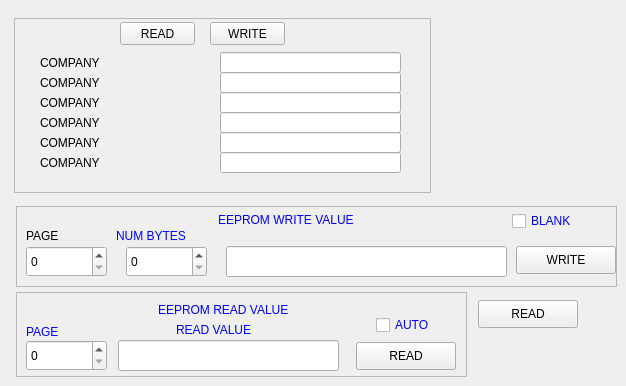
    <widget class="QWidget" name="EEPROM">
     <attribute name="title">
      <string>EEPROM</string>
     </attribute>
     <widget class="QFrame" name="FRAME_eeprom_data">
      <property name="geometry">
       <rect>
        <x>14</x>
        <y>18</y>
        <width>417</width>
        <height>175</height>
       </rect>
      </property>
      <property name="frameShape">
       <enum>QFrame::StyledPanel</enum>
      </property>
      <property name="frameShadow">
       <enum>QFrame::Raised</enum>
      </property>
      <widget class="QLabel" name="LBL_eeprom_1">
       <property name="geometry">
        <rect>
         <x>26</x>
         <y>54</y>
         <width>173</width>
         <height>21</height>
        </rect>
       </property>
       <property name="text">
        <string>COMPANY</string>
       </property>
      </widget>
      <widget class="QLineEdit" name="LINE_eeprom_2">
       <property name="geometry">
        <rect>
         <x>206</x>
         <y>74</y>
         <width>181</width>
         <height>21</height>
        </rect>
       </property>
       <property name="maxLength">
        <number>32</number>
       </property>
      </widget>
      <widget class="QPushButton" name="PB_read_all_from_eeprom">
       <property name="geometry">
        <rect>
         <x>106</x>
         <y>4</y>
         <width>75</width>
         <height>23</height>
        </rect>
       </property>
       <property name="text">
        <string>READ</string>
       </property>
      </widget>
      <widget class="QLabel" name="LBL_eeprom_2">
       <property name="geometry">
        <rect>
         <x>26</x>
         <y>74</y>
         <width>175</width>
         <height>21</height>
        </rect>
       </property>
       <property name="text">
        <string>COMPANY</string>
       </property>
      </widget>
      <widget class="QLineEdit" name="LINE_eeprom_7">
       <property name="geometry">
        <rect>
         <x>206</x>
         <y>114</y>
         <width>181</width>
         <height>21</height>
        </rect>
       </property>
       <property name="maxLength">
        <number>32</number>
       </property>
      </widget>
      <widget class="QLineEdit" name="LINE_eeprom_1">
       <property name="geometry">
        <rect>
         <x>206</x>
         <y>54</y>
         <width>181</width>
         <height>21</height>
        </rect>
       </property>
       <property name="maxLength">
        <number>32</number>
       </property>
      </widget>
      <widget class="QLabel" name="LBL_eeprom_6">
       <property name="geometry">
        <rect>
         <x>26</x>
         <y>134</y>
         <width>167</width>
         <height>21</height>
        </rect>
       </property>
       <property name="text">
        <string>COMPANY</string>
       </property>
      </widget>
      <widget class="QLabel" name="LBL_eeprom_0">
       <property name="geometry">
        <rect>
         <x>26</x>
         <y>34</y>
         <width>173</width>
         <height>21</height>
        </rect>
       </property>
       <property name="text">
        <string>COMPANY</string>
       </property>
      </widget>
      <widget class="QLineEdit" name="LINE_eeprom_6">
       <property name="geometry">
        <rect>
         <x>206</x>
         <y>134</y>
         <width>181</width>
         <height>21</height>
        </rect>
       </property>
       <property name="maxLength">
        <number>32</number>
       </property>
      </widget>
      <widget class="QLabel" name="LBL_eeprom_8">
       <property name="geometry">
        <rect>
         <x>26</x>
         <y>114</y>
         <width>165</width>
         <height>21</height>
        </rect>
       </property>
       <property name="text">
        <string>COMPANY</string>
       </property>
      </widget>
      <widget class="QLineEdit" name="LINE_eeprom_0">
       <property name="geometry">
        <rect>
         <x>206</x>
         <y>34</y>
         <width>181</width>
         <height>21</height>
        </rect>
       </property>
       <property name="maxLength">
        <number>32</number>
       </property>
      </widget>
      <widget class="QLabel" name="LBL_eeprom_7">
       <property name="geometry">
        <rect>
         <x>26</x>
         <y>94</y>
         <width>173</width>
         <height>21</height>
        </rect>
       </property>
       <property name="text">
        <string>COMPANY</string>
       </property>
      </widget>
      <widget class="QPushButton" name="PB_write_all_to_eeprom">
       <property name="geometry">
        <rect>
         <x>196</x>
         <y>4</y>
         <width>75</width>
         <height>23</height>
        </rect>
       </property>
       <property name="text">
        <string>WRITE</string>
       </property>
      </widget>
      <widget class="QLineEdit" name="LINE_eeprom_8">
       <property name="geometry">
        <rect>
         <x>206</x>
         <y>94</y>
         <width>181</width>
         <height>21</height>
        </rect>
       </property>
       <property name="maxLength">
        <number>32</number>
       </property>
      </widget>
     </widget>
     <widget class="QFrame" name="FRAME_eeprom_write">
      <property name="geometry">
       <rect>
        <x>16</x>
        <y>206</y>
        <width>601</width>
        <height>81</height>
       </rect>
      </property>
      <property name="frameShape">
       <enum>QFrame::StyledPanel</enum>
      </property>
      <property name="frameShadow">
       <enum>QFrame::Raised</enum>
      </property>
      <widget class="QSpinBox" name="SPIN_eeprom_write_address">
       <property name="geometry">
        <rect>
         <x>10</x>
         <y>40</y>
         <width>81</width>
         <height>31</height>
        </rect>
       </property>
       <property name="readOnly">
        <bool>false</bool>
       </property>
       <property name="maximum">
        <number>4096</number>
       </property>
      </widget>
      <widget class="QLabel" name="LBL_write_page">
       <property name="geometry">
        <rect>
         <x>10</x>
         <y>20</y>
         <width>81</width>
         <height>20</height>
        </rect>
       </property>
       <property name="text">
        <string>&lt;html&gt;&lt;head/&gt;&lt;body&gt;&lt;p&gt;PAGE&lt;/p&gt;&lt;/body&gt;&lt;/html&gt;</string>
       </property>
      </widget>
      <widget class="QLabel" name="LBL_eeprom_write_value_text">
       <property name="geometry">
        <rect>
         <x>202</x>
         <y>4</y>
         <width>189</width>
         <height>20</height>
        </rect>
       </property>
       <property name="text">
        <string>&lt;html&gt;&lt;head/&gt;&lt;body&gt;&lt;p&gt;&lt;span style=&quot; color:#0000ff;&quot;&gt;EEPROM WRITE VALUE&lt;/span&gt;&lt;/p&gt;&lt;/body&gt;&lt;/html&gt;</string>
       </property>
      </widget>
      <widget class="QSpinBox" name="SPIN_eeprom_num_bytes">
       <property name="geometry">
        <rect>
         <x>110</x>
         <y>40</y>
         <width>81</width>
         <height>31</height>
        </rect>
       </property>
       <property name="readOnly">
        <bool>false</bool>
       </property>
       <property name="maximum">
        <number>4096</number>
       </property>
      </widget>
      <widget class="QLabel" name="LBL_write_numbytes">
       <property name="geometry">
        <rect>
         <x>100</x>
         <y>20</y>
         <width>101</width>
         <height>20</height>
        </rect>
       </property>
       <property name="text">
        <string>&lt;html&gt;&lt;head/&gt;&lt;body&gt;&lt;p&gt;&lt;span style=&quot; color:#0000ff;&quot;&gt;NUM BYTES&lt;/span&gt;&lt;/p&gt;&lt;/body&gt;&lt;/html&gt;</string>
       </property>
      </widget>
      <widget class="QPushButton" name="PB_eeprom_write">
       <property name="geometry">
        <rect>
         <x>500</x>
         <y>40</y>
         <width>100</width>
         <height>28</height>
        </rect>
       </property>
       <property name="text">
        <string>WRITE</string>
       </property>
      </widget>
      <widget class="QCheckBox" name="CHK_eeprom_blank_value">
       <property name="geometry">
        <rect>
         <x>496</x>
         <y>2</y>
         <width>91</width>
         <height>26</height>
        </rect>
       </property>
       <property name="font">
        <font>
         <family>Arial</family>
        </font>
       </property>
       <property name="styleSheet">
        <string notr="true">color: rgb(0, 0, 255);</string>
       </property>
       <property name="text">
        <string>BLANK</string>
       </property>
      </widget>
      <widget class="QLineEdit" name="LINE_eeprom_write_value">
       <property name="geometry">
        <rect>
         <x>210</x>
         <y>40</y>
         <width>281</width>
         <height>31</height>
        </rect>
       </property>
       <property name="maxLength">
        <number>32</number>
       </property>
      </widget>
     </widget>
     <widget class="QFrame" name="FRAME_eeprom_read">
      <property name="geometry">
       <rect>
        <x>16</x>
        <y>292</y>
        <width>451</width>
        <height>85</height>
       </rect>
      </property>
      <property name="frameShape">
       <enum>QFrame::StyledPanel</enum>
      </property>
      <property name="frameShadow">
       <enum>QFrame::Raised</enum>
      </property>
      <widget class="QCheckBox" name="CHK_eeprom_read_auto">
       <property name="geometry">
        <rect>
         <x>360</x>
         <y>20</y>
         <width>71</width>
         <height>26</height>
        </rect>
       </property>
       <property name="font">
        <font>
         <family>Arial</family>
        </font>
       </property>
       <property name="styleSheet">
        <string notr="true">color: rgb(0, 0, 255);</string>
       </property>
       <property name="text">
        <string>AUTO</string>
       </property>
      </widget>
      <widget class="QPushButton" name="PB_eeprom_read">
       <property name="geometry">
        <rect>
         <x>340</x>
         <y>50</y>
         <width>100</width>
         <height>28</height>
        </rect>
       </property>
       <property name="text">
        <string>READ</string>
       </property>
      </widget>
      <widget class="QLineEdit" name="LINE_eeprom_read_value">
       <property name="geometry">
        <rect>
         <x>102</x>
         <y>48</y>
         <width>221</width>
         <height>31</height>
        </rect>
       </property>
       <property name="maxLength">
        <number>32</number>
       </property>
      </widget>
      <widget class="QLabel" name="LBL_eeprom_read_value_text">
       <property name="geometry">
        <rect>
         <x>142</x>
         <y>8</y>
         <width>185</width>
         <height>20</height>
        </rect>
       </property>
       <property name="text">
        <string>&lt;html&gt;&lt;head/&gt;&lt;body&gt;&lt;p&gt;&lt;span style=&quot; color:#0000ff;&quot;&gt;EEPROM READ VALUE&lt;/span&gt;&lt;/p&gt;&lt;/body&gt;&lt;/html&gt;</string>
       </property>
      </widget>
      <widget class="QSpinBox" name="SPIN_eeprom_read_address">
       <property name="geometry">
        <rect>
         <x>10</x>
         <y>48</y>
         <width>81</width>
         <height>31</height>
        </rect>
       </property>
       <property name="readOnly">
        <bool>false</bool>
       </property>
       <property name="maximum">
        <number>256</number>
       </property>
      </widget>
      <widget class="QLabel" name="LBL_read_value">
       <property name="geometry">
        <rect>
         <x>160</x>
         <y>28</y>
         <width>111</width>
         <height>20</height>
        </rect>
       </property>
       <property name="text">
        <string>&lt;html&gt;&lt;head/&gt;&lt;body&gt;&lt;p&gt;&lt;span style=&quot; color:#0000ff;&quot;&gt;READ VALUE&lt;/span&gt;&lt;/p&gt;&lt;/body&gt;&lt;/html&gt;</string>
       </property>
      </widget>
      <widget class="QLabel" name="LBL_read_page">
       <property name="geometry">
        <rect>
         <x>10</x>
         <y>30</y>
         <width>81</width>
         <height>20</height>
        </rect>
       </property>
       <property name="text">
        <string>&lt;html&gt;&lt;head/&gt;&lt;body&gt;&lt;p&gt;&lt;span style=&quot; color:#0000ff;&quot;&gt;PAGE&lt;/span&gt;&lt;/p&gt;&lt;/body&gt;&lt;/html&gt;</string>
       </property>
      </widget>
     </widget>
     <widget class="QPushButton" name="PB_eeprom_read_2">
      <property name="geometry">
       <rect>
        <x>478</x>
        <y>300</y>
        <width>100</width>
        <height>28</height>
       </rect>
      </property>
      <property name="text">
       <string>READ</string>
      </property>
     </widget>
    </widget>
